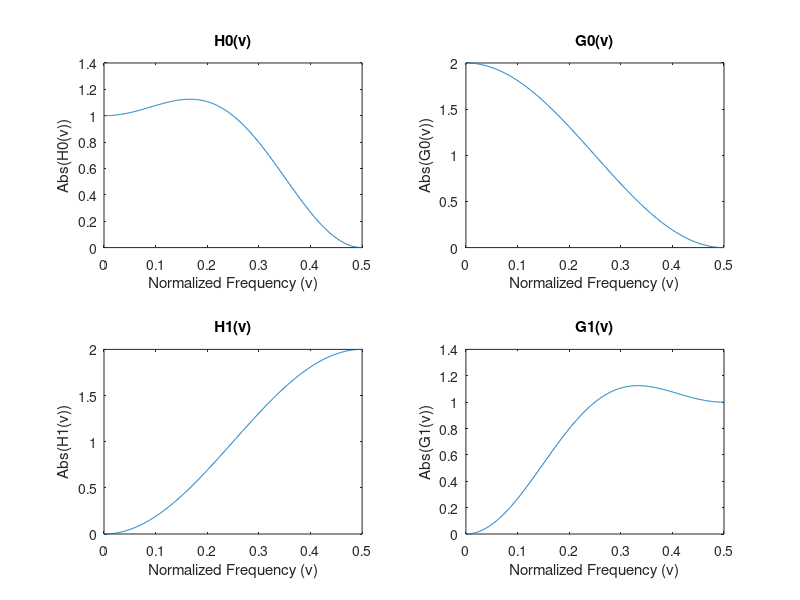

Reproduce this figure in MATLAB.
clear
%the frequencies range
v=(0:0.001:0.5);
%filters are in Z-domain, z=exp(i*2*pi*v); is to convert them to frequncy
%domain
z=exp(i*2*pi*v);
% the Filters were derived after finding Q(z) which satisfies the nobel
% identites 
H0=-0.125 + 0.25.*(z.^-1)+ 0.75.*(z.^-2)+ 0.25.*(z.^-3)- 0.125*(z.^-4);
G0=0.5 + (z.^-1) + 0.5.*(z.^-2);
H1=0.5 - (z.^-1) + 0.5.*(z.^-2);
G1=0.125 + 0.25.*(z.^-1)- 0.75.*(z.^-2)+ 0.25.*(z.^-3)+ 0.125*(z.^-4);
% plotting the filters 




subplot(2,2,1)
plot((0:0.001:0.5),abs(H0)) 
title('H0(v)')
xlabel('Normalized Frequency (v)') % x-axis label
ylabel('Abs(H0(v))') % y-axis label

subplot(2,2,2)
plot((0:0.001:0.5),abs(G0)) 
title('G0(v)')
xlabel('Normalized Frequency (v)') % x-axis label
ylabel('Abs(G0(v))') % y-axis label

subplot(2,2,3)
plot((0:0.001:0.5),abs(H1)) 
title('H1(v)')
xlabel('Normalized Frequency (v)') % x-axis label
ylabel('Abs(H1(v))') % y-axis label

subplot(2,2,4)
plot((0:0.001:0.5),abs(G1)) 
title('G1(v)')
xlabel('Normalized Frequency (v)') % x-axis label
ylabel('Abs(G1(v))') % y-axis label




